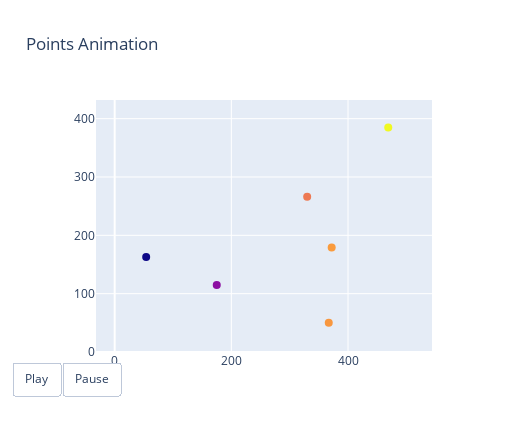

Notebook code cell kept with this figure:
### Markdown cell above
### Trajectory plots

### Code cell
import plotly.graph_objects as go
import numpy as np

colors = np.random.choice(range(256), size=(num_points, 3), replace=True)
marker_colors = [colors[i] for i in range(num_points) for _ in range(num_frames)]

# Create the initial scatter plot with the first frame's coordinates
fig = go.Figure(
    data=go.Scatter(
        x=x_coords_filtered[0],
        y=y_coords_filtered[0],
        mode="markers",
        marker=dict(
            size=8,
            color=x_coords_filtered[0],
            # opacity=0.8,
            # colorscale="Viridis"
        ),
        showlegend=False
    ),
    layout=go.Layout(
        width=512,
        height=432,
        autosize=False,
        xaxis=dict(range=[0, 512]),
        yaxis=dict(range=[0, 432], scaleanchor="x", scaleratio=1),
        title="Points Animation"
    ),
    frames=[go.Frame(data=[go.Scatter(x=x_coords_filtered[i], y=y_coords_filtered[i])]) for i in range(1, num_frames)]
)

# Add play and pause buttons to control the animation
fig.update_layout(
    updatemenus=[
        go.layout.Updatemenu(
            type="buttons",
            buttons=[
                dict(
                    label="Play",
                    method="animate",
                    args=[None, {"frame": {"duration": 500, "redraw": True}, "fromcurrent": True, "mode": "immediate"}]
                ),
                dict(
                    label="Pause",
                    method="animate",
                    args=[[None], {"frame": {"duration": 0, "redraw": False}, "mode": "immediate", "transition": {"duration": 0}}]
                )
            ],
            showactive=False,
            direction="left",
            pad={"r": 10, "t": 10},
            x=0.1,
            xanchor="right",
            y=0,
            yanchor="top"
        ),
    ]
)

# Show the figure
fig.show()

### Figure 1 — Plotly figure (JSON) as saved in the notebook; plotly's stock layout.template omitted (floating-point values rounded to 4 significant figures)
{"data": [{"marker": {"color": [367, 175, 54, 372, 330, 469, null, null, null, null, null, null, null, null, null, null, null, null, null, null, null, null, null, null, null, null, null, null, null, null], "size": 8}, "mode": "markers", "showlegend": false, "type": "scatter", "x": [367, 175, 54, 372, 330, 469, null, null, null, null, null, null, null, null, null, null, null, null, null, null, null, null, null, null, null, null, null, null, null, null], "y": [50, 115, 163, 179, 266, 385, null, null, null, null, null, null, null, null, null, null, null, null, null, null, null, null, null, null, null, null, null, null, null, null]}], "layout": {"autosize": false, "height": 432, "title": {"text": "Points Animation"}, "updatemenus": [{"buttons": [{"args": [null, {"frame": {"duration": 500, "redraw": true}, "fromcurrent": true, "mode": "immediate"}], "label": "Play", "method": "animate"}, {"args": [[null], {"frame": {"duration": 0, "redraw": false}, "mode": "immediate", "transition": {"duration": 0}}], "label": "Pause", "method": "animate"}], "direction": "left", "pad": {"r": 10, "t": 10}, "showactive": false, "type": "buttons", "x": 0.1, "xanchor": "right", "y": 0, "yanchor": "top"}], "width": 512, "xaxis": {"range": [0, 512]}, "yaxis": {"range": [0, 432], "scaleanchor": "x", "scaleratio": 1}}}
